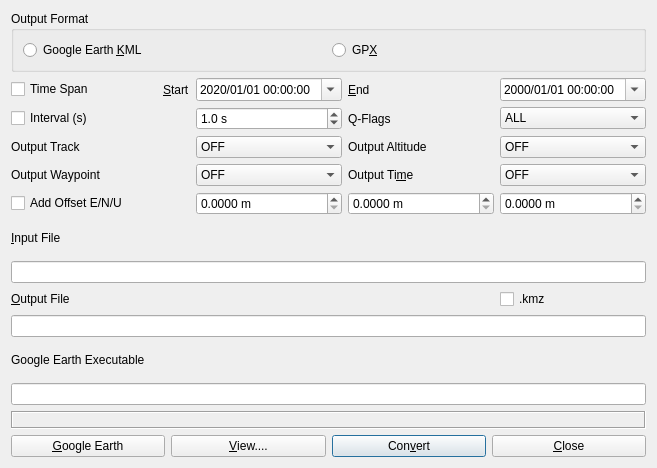
<?xml version="1.0" encoding="UTF-8"?>
<ui version="4.0">
 <class>ConvDialog</class>
 <widget class="QWidget" name="ConvDialog">
  <property name="geometry">
   <rect>
    <x>0</x>
    <y>0</y>
    <width>657</width>
    <height>468</height>
   </rect>
  </property>
  <property name="windowTitle">
   <string>KML/GPX Converter</string>
  </property>
  <layout class="QVBoxLayout" name="verticalLayout">
   <item>
    <widget class="QWidget" name="panelMain" native="true">
     <property name="text" stdset="0">
      <string/>
     </property>
     <layout class="QGridLayout" name="gridLayout">
      <property name="leftMargin">
       <number>0</number>
      </property>
      <property name="topMargin">
       <number>0</number>
      </property>
      <property name="rightMargin">
       <number>0</number>
      </property>
      <property name="bottomMargin">
       <number>0</number>
      </property>
      <item row="6" column="0">
       <widget class="QLabel" name="lblOutputWaypoint">
        <property name="toolTip">
         <string/>
        </property>
        <property name="text">
         <string>Output Waypoint</string>
        </property>
        <property name="buddy">
         <cstring>cBPointColor</cstring>
        </property>
       </widget>
      </item>
      <item row="2" column="1">
       <widget class="QLabel" name="lblStart">
        <property name="sizePolicy">
         <sizepolicy hsizetype="Maximum" vsizetype="Preferred">
          <horstretch>0</horstretch>
          <verstretch>0</verstretch>
         </sizepolicy>
        </property>
        <property name="text">
         <string>&amp;Start</string>
        </property>
        <property name="buddy">
         <cstring>dateTimeStart</cstring>
        </property>
       </widget>
      </item>
      <item row="2" column="0">
       <widget class="QCheckBox" name="cBTimeSpan">
        <property name="toolTip">
         <string/>
        </property>
        <property name="text">
         <string>Time Span</string>
        </property>
       </widget>
      </item>
      <item row="2" column="2">
       <widget class="QDateTimeEdit" name="dateTimeStart">
        <property name="dateTime">
         <datetime>
          <hour>0</hour>
          <minute>0</minute>
          <second>0</second>
          <year>2020</year>
          <month>1</month>
          <day>1</day>
         </datetime>
        </property>
        <property name="displayFormat">
         <string>yyyy/MM/dd hh:mm:ss</string>
        </property>
        <property name="calendarPopup">
         <bool>true</bool>
        </property>
        <property name="timeSpec">
         <enum>Qt::UTC</enum>
        </property>
       </widget>
      </item>
      <item row="14" column="0" colspan="5">
       <widget class="QLineEdit" name="lEOutputFile">
        <property name="toolTip">
         <string>Output filename</string>
        </property>
        <property name="maxLength">
         <number>1023</number>
        </property>
        <property name="readOnly">
         <bool>true</bool>
        </property>
       </widget>
      </item>
      <item row="13" column="4">
       <widget class="QCheckBox" name="cBCompress">
        <property name="toolTip">
         <string/>
        </property>
        <property name="text">
         <string>.kmz</string>
        </property>
       </widget>
      </item>
      <item row="2" column="4">
       <widget class="QDateTimeEdit" name="dateTimeStop">
        <property name="displayFormat">
         <string>yyyy/MM/dd hh:mm:ss</string>
        </property>
        <property name="calendarPopup">
         <bool>true</bool>
        </property>
        <property name="timeSpec">
         <enum>Qt::UTC</enum>
        </property>
       </widget>
      </item>
      <item row="13" column="0" colspan="2">
       <widget class="QLabel" name="lblOutputFile">
        <property name="text">
         <string>&amp;Output File</string>
        </property>
        <property name="buddy">
         <cstring>lEOutputFile</cstring>
        </property>
       </widget>
      </item>
      <item row="5" column="2">
       <widget class="QComboBox" name="cBTrackColor">
        <property name="toolTip">
         <string/>
        </property>
        <item>
         <property name="text">
          <string>OFF</string>
         </property>
        </item>
        <item>
         <property name="text">
          <string>White</string>
         </property>
        </item>
        <item>
         <property name="text">
          <string>Green</string>
         </property>
        </item>
        <item>
         <property name="text">
          <string>Orange</string>
         </property>
        </item>
        <item>
         <property name="text">
          <string>Red</string>
         </property>
        </item>
        <item>
         <property name="text">
          <string>Yellow</string>
         </property>
        </item>
       </widget>
      </item>
      <item row="8" column="0" colspan="2">
       <widget class="QCheckBox" name="cBAddOffset">
        <property name="toolTip">
         <string/>
        </property>
        <property name="text">
         <string>Add Offset E/N/U</string>
        </property>
       </widget>
      </item>
      <item row="6" column="2">
       <widget class="QComboBox" name="cBPointColor">
        <property name="toolTip">
         <string/>
        </property>
        <item>
         <property name="text">
          <string>OFF</string>
         </property>
        </item>
        <item>
         <property name="text">
          <string>White</string>
         </property>
        </item>
        <item>
         <property name="text">
          <string>Green</string>
         </property>
        </item>
        <item>
         <property name="text">
          <string>Orange</string>
         </property>
        </item>
        <item>
         <property name="text">
          <string>Red</string>
         </property>
        </item>
        <item>
         <property name="text">
          <string>By Q-Flag</string>
         </property>
        </item>
       </widget>
      </item>
      <item row="2" column="3">
       <widget class="QLabel" name="lblEnd">
        <property name="text">
         <string>&amp;End</string>
        </property>
        <property name="buddy">
         <cstring>dateTimeStop</cstring>
        </property>
       </widget>
      </item>
      <item row="5" column="0">
       <widget class="QLabel" name="lblOutputTrack">
        <property name="toolTip">
         <string/>
        </property>
        <property name="text">
         <string>Output Track</string>
        </property>
        <property name="buddy">
         <cstring>cBTrackColor</cstring>
        </property>
       </widget>
      </item>
      <item row="9" column="0">
       <widget class="QLabel" name="lblInputFile">
        <property name="toolTip">
         <string/>
        </property>
        <property name="text">
         <string>&amp;Input File</string>
        </property>
        <property name="buddy">
         <cstring>lEInputFile</cstring>
        </property>
       </widget>
      </item>
      <item row="4" column="3">
       <widget class="QLabel" name="lblQFlags">
        <property name="toolTip">
         <string/>
        </property>
        <property name="text">
         <string>Q-Flags</string>
        </property>
        <property name="buddy">
         <cstring>cBQFlags</cstring>
        </property>
       </widget>
      </item>
      <item row="4" column="4">
       <widget class="QComboBox" name="cBQFlags">
        <property name="toolTip">
         <string/>
        </property>
        <item>
         <property name="text">
          <string>ALL</string>
         </property>
        </item>
        <item>
         <property name="text">
          <string>Q=1</string>
         </property>
        </item>
        <item>
         <property name="text">
          <string>Q=2</string>
         </property>
        </item>
        <item>
         <property name="text">
          <string>Q=3</string>
         </property>
        </item>
        <item>
         <property name="text">
          <string>Q=4</string>
         </property>
        </item>
        <item>
         <property name="text">
          <string>Q=5</string>
         </property>
        </item>
        <item>
         <property name="text">
          <string>Q=6</string>
         </property>
        </item>
       </widget>
      </item>
      <item row="5" column="4">
       <widget class="QComboBox" name="cBOutputAltitude">
        <property name="enabled">
         <bool>true</bool>
        </property>
        <property name="toolTip">
         <string/>
        </property>
        <item>
         <property name="text">
          <string>OFF</string>
         </property>
        </item>
        <item>
         <property name="text">
          <string>Ellipsoidal</string>
         </property>
        </item>
        <item>
         <property name="text">
          <string>Geodetic</string>
         </property>
        </item>
       </widget>
      </item>
      <item row="6" column="4">
       <widget class="QComboBox" name="cBOutputTime">
        <property name="toolTip">
         <string/>
        </property>
        <item>
         <property name="text">
          <string>OFF</string>
         </property>
        </item>
        <item>
         <property name="text">
          <string>GPST</string>
         </property>
        </item>
        <item>
         <property name="text">
          <string>UTC</string>
         </property>
        </item>
        <item>
         <property name="text">
          <string>JST</string>
         </property>
        </item>
       </widget>
      </item>
      <item row="6" column="3">
       <widget class="QLabel" name="lblOutputTime">
        <property name="toolTip">
         <string/>
        </property>
        <property name="text">
         <string>Output Ti&amp;me</string>
        </property>
        <property name="buddy">
         <cstring>cBOutputTime</cstring>
        </property>
       </widget>
      </item>
      <item row="16" column="0" colspan="2">
       <widget class="QLabel" name="lblGEExecutable">
        <property name="text">
         <string>Google Earth Executable</string>
        </property>
        <property name="buddy">
         <cstring>lEGoogleEarthFile</cstring>
        </property>
       </widget>
      </item>
      <item row="8" column="2" colspan="3">
       <widget class="QWidget" name="wgOffset" native="true">
        <layout class="QHBoxLayout" name="horizontalLayout_2">
         <property name="leftMargin">
          <number>0</number>
         </property>
         <property name="topMargin">
          <number>0</number>
         </property>
         <property name="rightMargin">
          <number>0</number>
         </property>
         <property name="bottomMargin">
          <number>0</number>
         </property>
         <item>
          <widget class="QDoubleSpinBox" name="sBOffset1">
           <property name="suffix">
            <string> m</string>
           </property>
           <property name="decimals">
            <number>4</number>
           </property>
           <property name="maximum">
            <double>1000.000000000000000</double>
           </property>
          </widget>
         </item>
         <item>
          <widget class="QDoubleSpinBox" name="sBOffset2">
           <property name="suffix">
            <string> m</string>
           </property>
           <property name="decimals">
            <number>4</number>
           </property>
           <property name="maximum">
            <double>10000.000000000000000</double>
           </property>
          </widget>
         </item>
         <item>
          <widget class="QDoubleSpinBox" name="sBOffset3">
           <property name="suffix">
            <string> m</string>
           </property>
           <property name="decimals">
            <number>4</number>
           </property>
           <property name="maximum">
            <double>10000.000000000000000</double>
           </property>
          </widget>
         </item>
        </layout>
       </widget>
      </item>
      <item row="18" column="0" colspan="5">
       <widget class="QLabel" name="lblMessage">
        <property name="sizePolicy">
         <sizepolicy hsizetype="Preferred" vsizetype="Fixed">
          <horstretch>0</horstretch>
          <verstretch>0</verstretch>
         </sizepolicy>
        </property>
        <property name="toolTip">
         <string/>
        </property>
        <property name="frameShape">
         <enum>QFrame::Box</enum>
        </property>
        <property name="frameShadow">
         <enum>QFrame::Sunken</enum>
        </property>
       </widget>
      </item>
      <item row="4" column="2">
       <widget class="QDoubleSpinBox" name="sBTimeInterval">
        <property name="suffix">
         <string> s</string>
        </property>
        <property name="decimals">
         <number>1</number>
        </property>
        <property name="maximum">
         <double>100000.000000000000000</double>
        </property>
        <property name="value">
         <double>1.000000000000000</double>
        </property>
       </widget>
      </item>
      <item row="5" column="3">
       <widget class="QLabel" name="lblOutputAltitude">
        <property name="toolTip">
         <string/>
        </property>
        <property name="text">
         <string>Output Altitude</string>
        </property>
        <property name="buddy">
         <cstring>cBOutputAltitude</cstring>
        </property>
       </widget>
      </item>
      <item row="4" column="0" colspan="2">
       <widget class="QCheckBox" name="cBTimeInterval">
        <property name="toolTip">
         <string/>
        </property>
        <property name="text">
         <string>Interval (s)</string>
        </property>
       </widget>
      </item>
      <item row="17" column="0" colspan="5">
       <widget class="QLineEdit" name="lEGoogleEarthFile">
        <property name="toolTip">
         <string/>
        </property>
        <property name="maxLength">
         <number>1023</number>
        </property>
       </widget>
      </item>
      <item row="12" column="0" colspan="5">
       <widget class="QLineEdit" name="lEInputFile">
        <property name="toolTip">
         <string/>
        </property>
        <property name="maxLength">
         <number>1023</number>
        </property>
       </widget>
      </item>
      <item row="0" column="0" colspan="5">
       <widget class="QGroupBox" name="gBFormat">
        <property name="title">
         <string>Output Format</string>
        </property>
        <layout class="QGridLayout" name="gridLayout_2">
         <item row="0" column="0">
          <widget class="QRadioButton" name="rBFormatKML">
           <property name="text">
            <string>Google Earth &amp;KML</string>
           </property>
          </widget>
         </item>
         <item row="0" column="1">
          <widget class="QRadioButton" name="rBFormatGPX">
           <property name="text">
            <string>GP&amp;X</string>
           </property>
          </widget>
         </item>
        </layout>
       </widget>
      </item>
     </layout>
    </widget>
   </item>
   <item>
    <widget class="QWidget" name="wgButtons" native="true">
     <property name="sizePolicy">
      <sizepolicy hsizetype="Preferred" vsizetype="Fixed">
       <horstretch>0</horstretch>
       <verstretch>0</verstretch>
      </sizepolicy>
     </property>
     <layout class="QHBoxLayout" name="horizontalLayout">
      <property name="leftMargin">
       <number>0</number>
      </property>
      <property name="topMargin">
       <number>0</number>
      </property>
      <property name="rightMargin">
       <number>0</number>
      </property>
      <property name="bottomMargin">
       <number>0</number>
      </property>
      <item>
       <widget class="QPushButton" name="btnGoogleEarth">
        <property name="toolTip">
         <string>Start Google Earth</string>
        </property>
        <property name="text">
         <string>&amp;Google Earth</string>
        </property>
        <property name="icon">
         <iconset resource="../icon/resources.qrc">
          <normaloff>:/buttons/ge</normaloff>:/buttons/ge</iconset>
        </property>
       </widget>
      </item>
      <item>
       <widget class="QPushButton" name="btnView">
        <property name="toolTip">
         <string>View output file</string>
        </property>
        <property name="text">
         <string>&amp;View....</string>
        </property>
        <property name="icon">
         <iconset resource="../icon/resources.qrc">
          <normaloff>:/buttons/doc</normaloff>:/buttons/doc</iconset>
        </property>
       </widget>
      </item>
      <item>
       <widget class="QPushButton" name="btnConvert">
        <property name="toolTip">
         <string/>
        </property>
        <property name="text">
         <string>Con&amp;vert</string>
        </property>
        <property name="autoDefault">
         <bool>true</bool>
        </property>
        <property name="default">
         <bool>true</bool>
        </property>
       </widget>
      </item>
      <item>
       <widget class="QPushButton" name="btnClose">
        <property name="toolTip">
         <string/>
        </property>
        <property name="text">
         <string>&amp;Close</string>
        </property>
       </widget>
      </item>
     </layout>
    </widget>
   </item>
  </layout>
 </widget>
 <tabstops>
  <tabstop>rBFormatKML</tabstop>
  <tabstop>rBFormatGPX</tabstop>
  <tabstop>cBTimeSpan</tabstop>
  <tabstop>dateTimeStart</tabstop>
  <tabstop>dateTimeStop</tabstop>
  <tabstop>cBTimeInterval</tabstop>
  <tabstop>sBTimeInterval</tabstop>
  <tabstop>cBQFlags</tabstop>
  <tabstop>cBTrackColor</tabstop>
  <tabstop>cBOutputAltitude</tabstop>
  <tabstop>cBPointColor</tabstop>
  <tabstop>cBOutputTime</tabstop>
  <tabstop>cBAddOffset</tabstop>
  <tabstop>sBOffset1</tabstop>
  <tabstop>sBOffset2</tabstop>
  <tabstop>sBOffset3</tabstop>
  <tabstop>lEInputFile</tabstop>
  <tabstop>lEOutputFile</tabstop>
  <tabstop>cBCompress</tabstop>
  <tabstop>lEGoogleEarthFile</tabstop>
  <tabstop>btnGoogleEarth</tabstop>
  <tabstop>btnView</tabstop>
  <tabstop>btnConvert</tabstop>
  <tabstop>btnClose</tabstop>
 </tabstops>
 <resources>
  <include location="../icon/resources.qrc"/>
 </resources>
 <connections/>
</ui>
